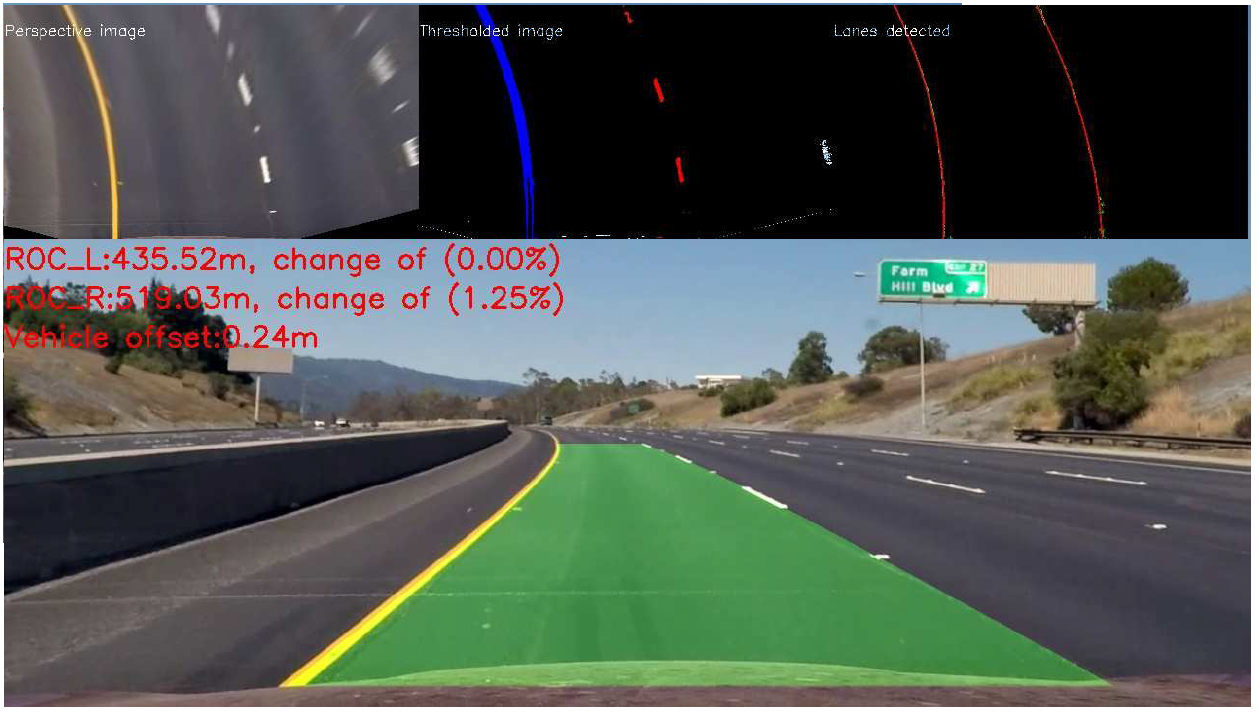
#> input picture images/debug.png, 1259 x 714 px
$ python -i image_processing.py   (imports and definitions only)
#> lines starting #> are read from the running program, lines starting #| are printed output that depends on the picture; after the words box and inside, x2 and y2 are one past the last pixel; in counts of white or black regions, pixels touching at a corner belong together
#> further down, picture is the input picture: shape (714, 1259, 3); mean B, G, R 82.4, 88.8, 82.3
import numpy as np
import cv2
import matplotlib.pyplot as plt

# This class contains static methods used for processing
# each input image frame
class Image_Processing(object):

    @staticmethod
    # Sharpen the image to accentuate edges
    def sharpen_image(img):
        kernel_sharpen_1 = np.array([[-1,-1,-1], [-1,9,-1], [-1,-1,-1]])
        kernel_sharpen_2 = np.array([[1,1,1], [1,-7,1], [1,1,1]])
        output_1 = cv2.filter2D(img, -1, kernel_sharpen_1)
        output_2 = cv2.filter2D(img, -1, kernel_sharpen_2)
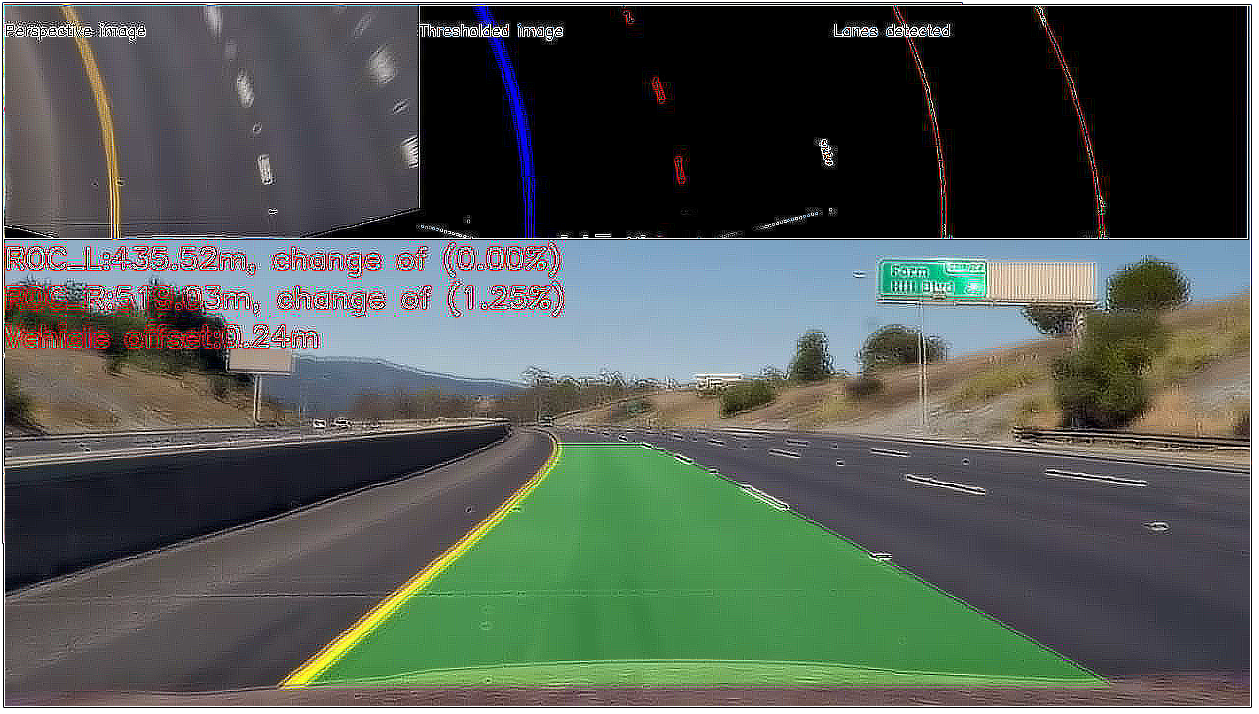
#> output_2: shape (714, 1259, 3); mean B, G, R 83, 89.7, 82.4

        return output_2

    @staticmethod
    # Threshold the image based on a range
    def color_thres(img, thres=[0,255]):
        thresholded = np.zeros_like(img)
        thresholded[(img >= thres[0]) & (img <= thres[1])] = 1
        return thresholded

    @staticmethod
    # Threshold the input frame image
    def thresholded_img(img):
        sharp_img = Image_Processing.sharpen_image(img)

        # Detecting white lane lines
        hls = cv2.cvtColor(sharp_img,cv2.COLOR_BGR2HLS)
#> hls: shape (714, 1259, 3); mean of channels 0, 1, 2 64.1, 86.3, 51.9
        l_thres = Image_Processing.color_thres(hls[:,:,1],[190,255])
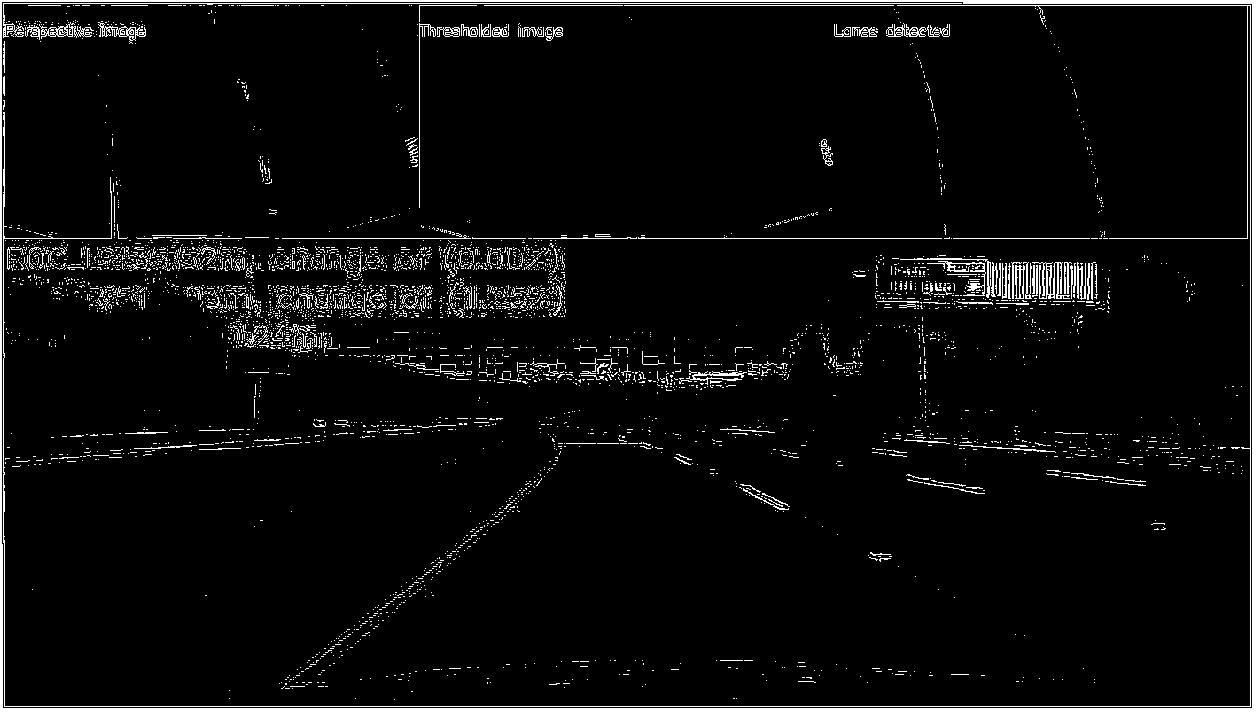
#> l_thres: shape (714, 1259); values 0 (black) and 1 (white), 5% white; 4081 white regions (3900 under 20 px), largest, box (x1, y1, x2, y2) and area: (0, 0, 1259, 714) 17168, (3, 5, 1251, 707) 3554, (3, 3, 962, 38) 1132

        # Detecting yellow lane lines
        ycrcb = cv2.cvtColor(img,cv2.COLOR_BGR2YCrCb)
#> ycrcb: shape (714, 1259, 3); mean of channels 0, 1, 2 86.2, 125.2, 125.9
        cb_thres = Image_Processing.color_thres(ycrcb[:,:,2],[65,110])
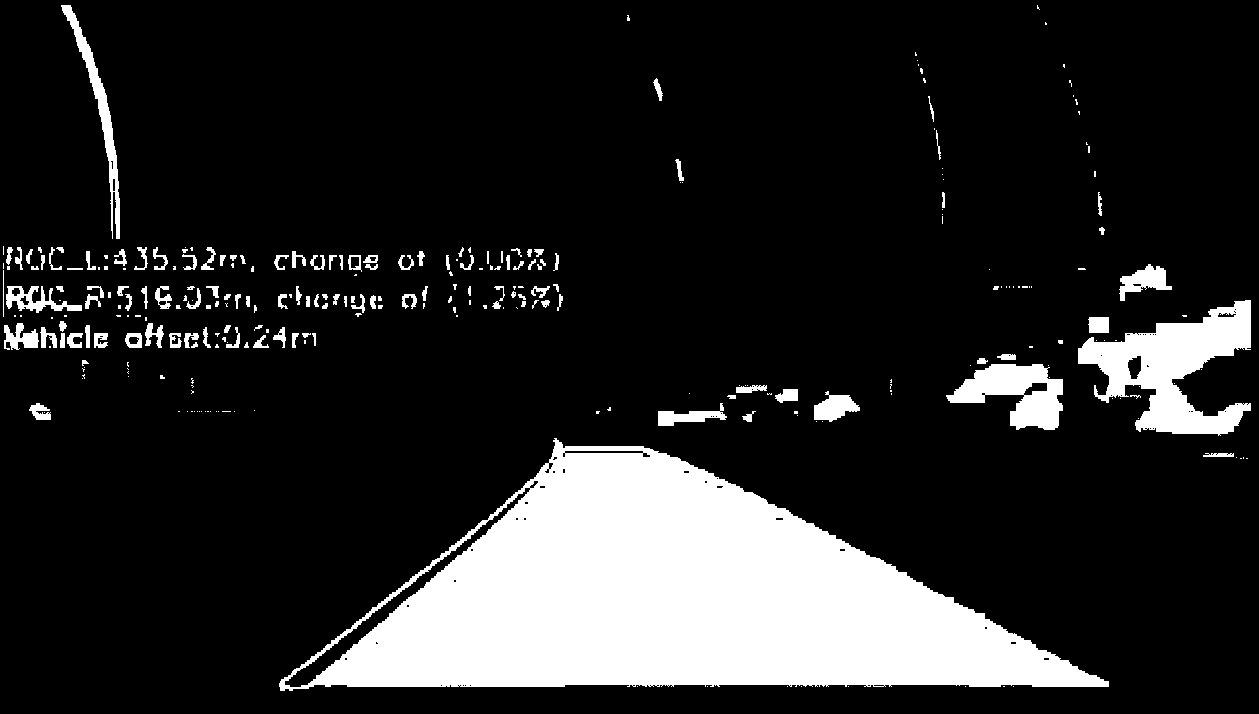
#> cb_thres: shape (714, 1259); values 0 (black) and 1 (white), 15.4% white; 294 white regions (165 under 20 px), largest, box (x1, y1, x2, y2) and area: (279, 438, 1109, 691) 107918, (1078, 300, 1251, 436) 11211, (946, 364, 1063, 430) 4232

        # Create a binary thresholded image
        combined = np.zeros_like(l_thres)
        combined[(cb_thres==1) | (l_thres==1)] = 1

        return combined

>>> import cv2
>>> picture = cv2.imread('images/debug.png')
>>> result = Image_Processing().thresholded_img(picture)
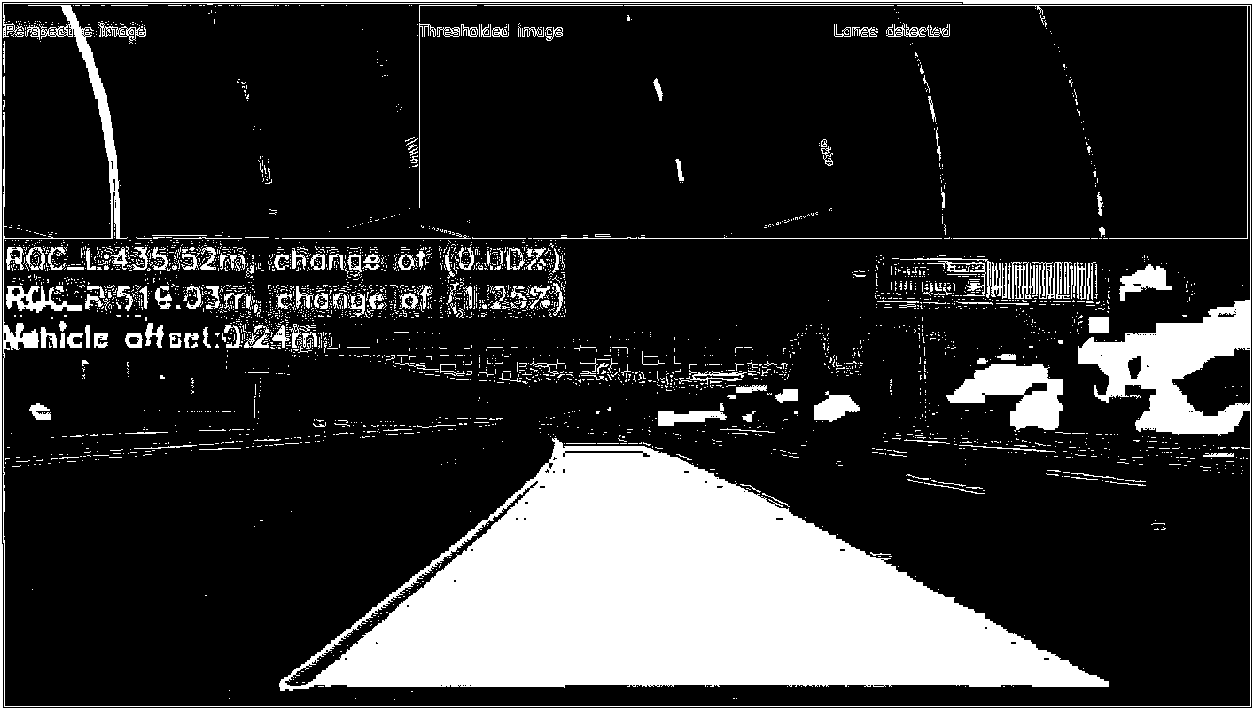
#> result: shape (714, 1259); values 0 (black) and 1 (white), 20.1% white; 3264 white regions (3037 under 20 px), largest, box (x1, y1, x2, y2) and area: (279, 438, 1109, 691) 108385, (3, 5, 1251, 707) 17657, (0, 0, 1259, 714) 17168

$ run again, on images/hls.png
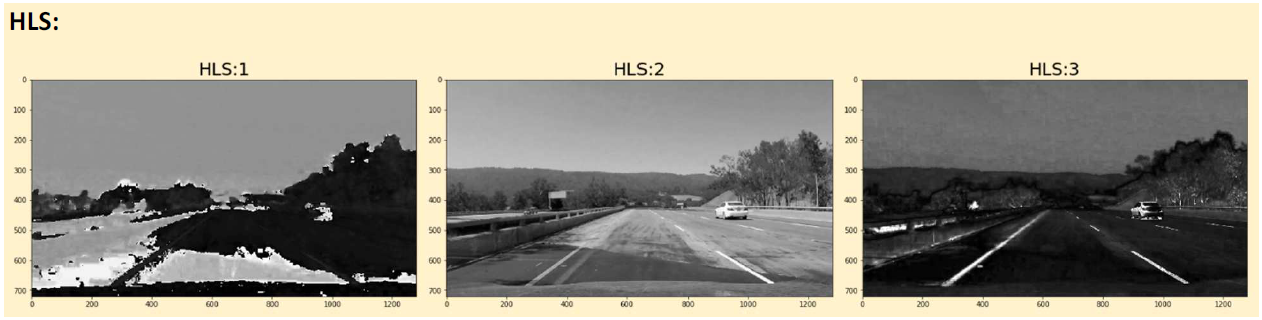
#> input picture images/hls.png, 1262 x 320 px
#> picture is the input picture: shape (320, 1262, 3); mean B, G, R 138.2, 151.4, 155.9
#> hls: shape (320, 1262, 3); mean of channels 0, 1, 2 10.9, 145.8, 83.9
#> in thresholded_img, `l_thres = Image_Processing.color_thres(hls[:,:,1],[190,255])`:
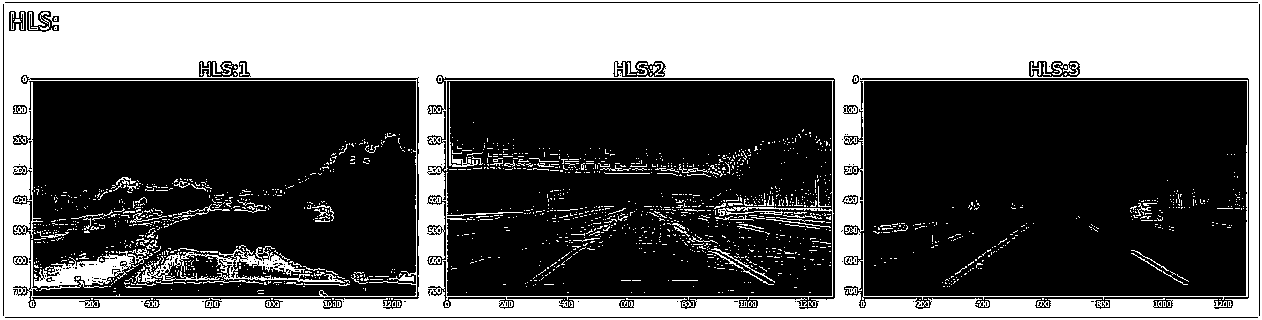
#> l_thres: shape (320, 1262); values 0 (black) and 1 (white), 38.2% white; 1754 white regions (1640 under 20 px), largest, box (x1, y1, x2, y2) and area: (0, 0, 1262, 320) 140332, (141, 246, 345, 283) 1763, (34, 251, 144, 288) 1698
#> ycrcb: shape (320, 1262, 3); mean of channels 0, 1, 2 151.4, 131.2, 120.7
#> cb_thres: shape (320, 1262); values 0 (black) and 1 (white), 33.2% white; 3 white regions (2 under 20 px), largest, box (x1, y1, x2, y2) and area: (4, 3, 1259, 317) 134173
#> `result = Image_Processing().thresholded_img(picture)`:
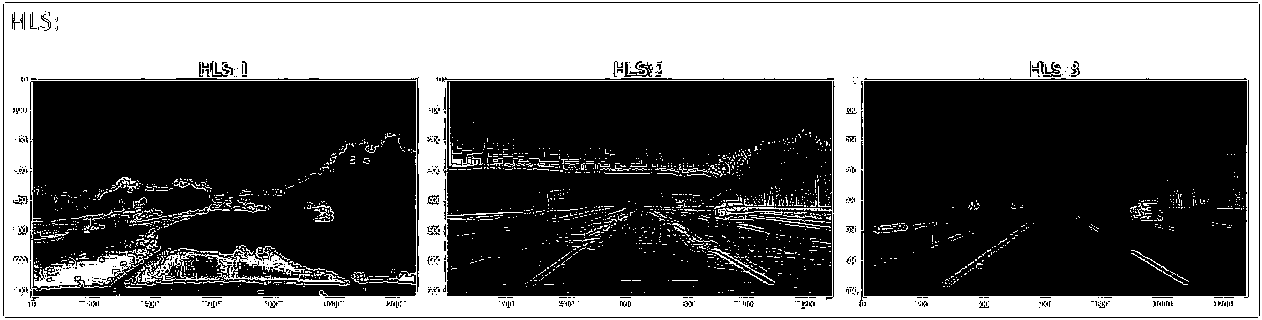
#> result: shape (320, 1262); values 0 (black) and 1 (white), 39.7% white; 1676 white regions (1596 under 20 px), largest, box (x1, y1, x2, y2) and area: (0, 0, 1262, 320) 148098, (141, 246, 345, 283) 1763, (34, 251, 144, 288) 1698
